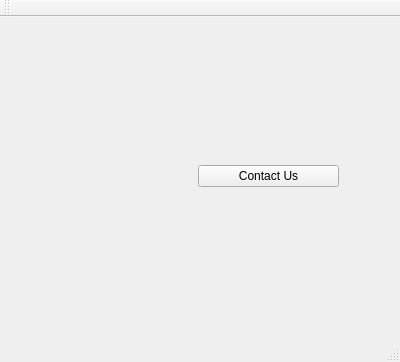
<?xml version="1.0" encoding="UTF-8"?>
<ui version="4.0">
 <class>MainWindow</class>
 <widget class="QMainWindow" name="MainWindow">
  <property name="geometry">
   <rect>
    <x>0</x>
    <y>0</y>
    <width>400</width>
    <height>362</height>
   </rect>
  </property>
  <property name="windowTitle">
   <string>MainWindow</string>
  </property>
  <widget class="QWidget" name="centralWidget">
   <widget class="QWidget" name="">
    <property name="geometry">
     <rect>
      <x>40</x>
      <y>50</y>
      <width>310</width>
      <height>218</height>
     </rect>
    </property>
    <layout class="QHBoxLayout" name="horizontalLayout">
     <item>
      <widget class="QLabel" name="contact_label">
       <property name="text">
        <string/>
       </property>
       <property name="pixmap">
        <pixmap>../Downloads/6c32ca0d39895510414ff4e8f8d4a1c1.png</pixmap>
       </property>
      </widget>
     </item>
     <item>
      <widget class="QPushButton" name="pushButton">
       <property name="text">
        <string>Contact Us</string>
       </property>
      </widget>
     </item>
    </layout>
   </widget>
  </widget>
  <widget class="QMenuBar" name="menuBar">
   <property name="geometry">
    <rect>
     <x>0</x>
     <y>0</y>
     <width>400</width>
     <height>22</height>
    </rect>
   </property>
  </widget>
  <widget class="QToolBar" name="mainToolBar">
   <attribute name="toolBarArea">
    <enum>TopToolBarArea</enum>
   </attribute>
   <attribute name="toolBarBreak">
    <bool>false</bool>
   </attribute>
  </widget>
  <widget class="QStatusBar" name="statusBar"/>
 </widget>
 <layoutdefault spacing="6" margin="11"/>
 <resources/>
 <connections/>
</ui>
